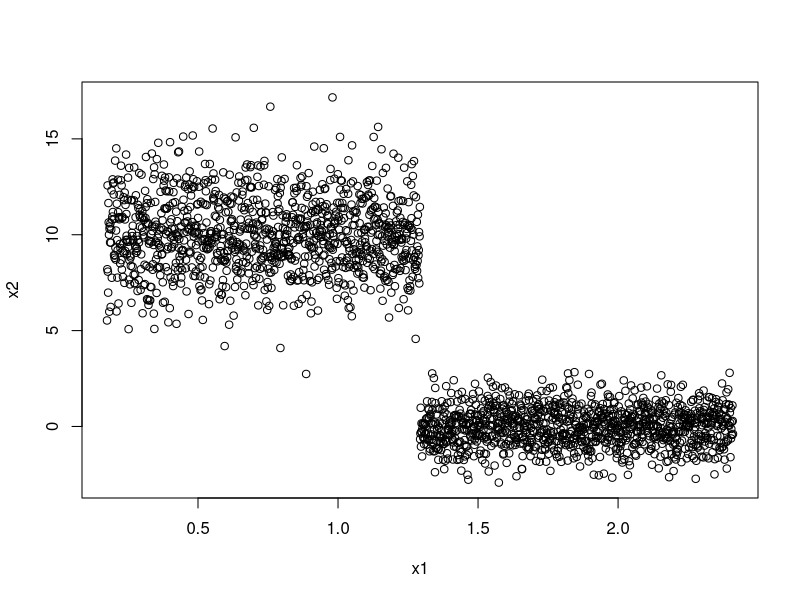
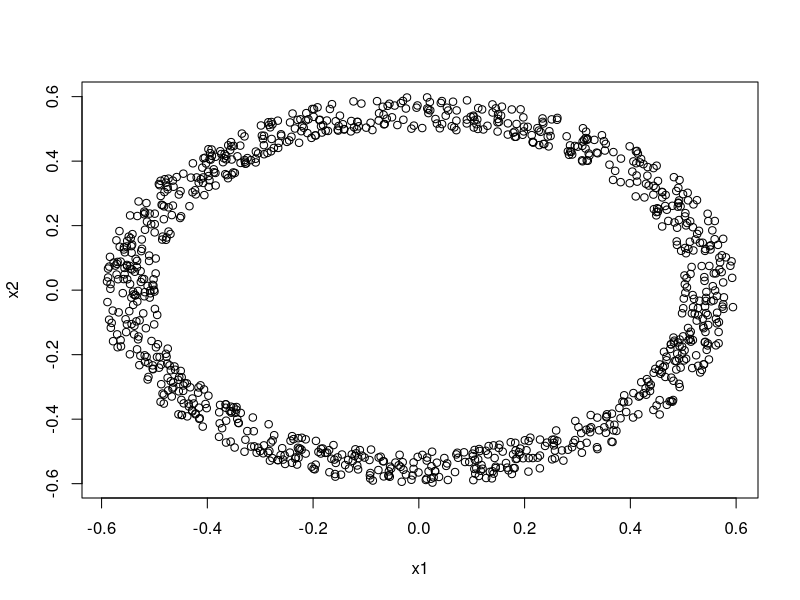

Generate these figures, in order, with R: (Note: this script raises an error after producing the figures.)
#CREATING A TOY DATASET
minimo <- runif(1)*1
maximo <- 1+runif(1)*9
df <- data.frame(x1=seq(minimo,maximo,by=0.001))
df$x2 <- c(rnorm(n=floor(dim(df)[1]/2),mean=10,sd=2),  #let's make this variable induce some clusters
           rnorm(n=ceiling(dim(df)[1]/2),mean=0,sd=1))
plot(df)

#ANOTHER TOY DATASET
angulos <- runif(n=1000)*2*pi
radios  <- runif(n=1000)/10+0.5
df <- data.frame(x1 =radios*cos(angulos) , x2 =radios*sin(angulos) )
plot(df)
################### IMPORTANT
#BEFORE THIS SECTION IT IS IMPORTANT FOR THE DATA FRAME THAT WILL BE USED TO BE CALLED "df"
#ALSO I AM ASSUMING WE CAN TAKE "x1" AS A VARIABLE FROM "df" TO SUBSET
#THIS VARIABLE HAS TO BE NUMERIC AND NON CATEGORICAL
#I SUGGEST WORKING WITH THE TOY DATA SET FIRST AND THEN MOVING ON TO TRY OTHER ONES
####################

#----------------------------- PACKAGES -----------------------------

#install.packages("fpc")
#library(fpc)
#library(igraph)

#----------------------------- NECESSARY PARAMETERS -----------------------------
var_o <- df$x1   #variable we will use to make the overlapping subsets
n_int <- 5       #number of intervals we want
p <- 0.1          #proportion of each interval that should overlap with the next
#parameters for dbscan
eps <- 0.1            #epsilon makes the number of clusters VERY unstable  !!!!!
p_noise <- 0.05       #

#----------------------------- CREATING THE INTERVALS -----------------------------
#this section will create a data frame in which we will construct overlapping intervals
intervals_centers <- seq(min(var_o),max(var_o),length=n_int)  #basic partition = centers
interval_length <- intervals_centers[2]-intervals_centers[1]  #to create the overlaps of p% of this length
intervals <- data.frame(centers=intervals_centers)            #create a data frame
#create the overlapping intervals  
intervals$min <- intervals_centers - (0.5+p)*interval_length                     
intervals$max <- intervals_centers + (0.5+p)*interval_length
#decent name for the intervals e.g    [5.34;6.53)     [6.19;7.39)
intervals$interval <- seq(1,n_int)
intervals$name <- with(intervals, sprintf("[%.2f;%.2f)",min,max))

#function that will split the variable according to the invervals
res <- lapply(split(intervals,intervals$interval), function(x){   
  return(df[var_o> x$min & var_o <= x$max,])     #res will be a list with each element res[i]
})                                                #being the points on the i'th subset

#res


#ITERATE EVERY ELEMENT OF THE LIST (res[i]) AND CLUSTERIZE INSIDE
ints<-list()
counter1<-1;counter2<-1

for(i in 1:(n_int-1)){
  df1<-as.data.frame(res[[i]])
  df2<-as.data.frame(res[[i+1]])
  
  if(i==1){
    MinPts <- p_noise*dim(df1)[1]
    result1<-(dbscan(df1,eps=eps,MinPts=MinPts,showplot = TRUE))
  }else{result1 <- result2
  }
  df1$cluster1 <- result1$cluster   #use the results for the last iteration
  #this ensures that the cluster labels will be correct for the adj. matrix
  
  MinPts <- p_noise*dim(df2)[1]
  result2<-(dbscan(df2,eps=eps,MinPts=MinPts,showplot = TRUE))
  df2$cluster2 <- result2$cluster
  
  intersection <- merge(df1,df2,all=TRUE)            #points in the intersection
  intersection[is.na(intersection)] <- 0
  ints[[i]]<-as.data.frame(unique(intersection[3:4]))               #list of all the clusters that intersect
  
}

#----------------------------- GENERATE ADJACENCY MATRIX -----------------------------

cadena=''
for ( i in 1:length(ints)) {
  for (j in 1:dim(ints[[i]][1])[1]) {
    if (ints[[i]][j,1]!=0 && ints[[i]][j,2]!=0){
      cadena<-paste(cadena,'c',i,ints[[i]][j,1],'-c',i+1,ints[[i]][j,2],',', sep="")
    }
  }
}
a<-substr(cadena,1,nchar(cadena)-1)
print(a)

#circulo
#g<-graph_from_literal(c11-c22,c11-c21,c21-c32,c22-c31,c32-c41,c31-c42,c42-c51,c41-c51)
#rayitas
#g<-graph_from_literal(c11-c21,c21-c31,c32-c41,c41-c51)
#otra que salio con el circulo
#g<-graph_from_literal(c11-c21,c21-c32,c21-c31,c32-c41,c31-c41,c41-c51)
#plot(g)
